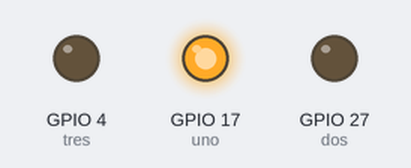
Bench run of a program on a simulated Raspberry Pi (BCM pin numbers). Parts: output pins drawn as LEDs (lit = HIGH).

Above: at 0.5 s.
At 1.5 s:
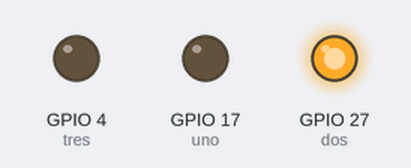
At 5.5 s:
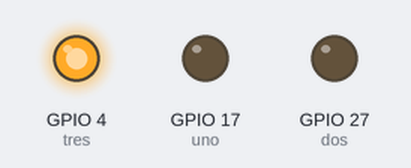
Timing chart, 0 to 6.9 s (numbered marks = the images above):
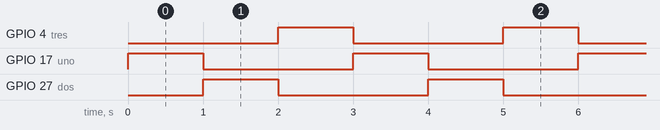

Measured:
- by itself, GPIO 4 (tres), GPIO 17 (uno), GPIO 27 (dos): alternates HIGH for 1.0 s and LOW for 2.0 s
- by itself, everything shown: repeats every 3.0 s, in 3 steps

The program:

tr_lght.py
```python
from gpiozero import LED
from time import sleep

uno = LED(17)
dos = LED(27)
tres = LED(4)

while True:
    uno.on()
    sleep(1)
    uno.off()
    dos.on()
    sleep(1)
    dos.off()
    tres.on()
    sleep(1)
    tres.off()
```
